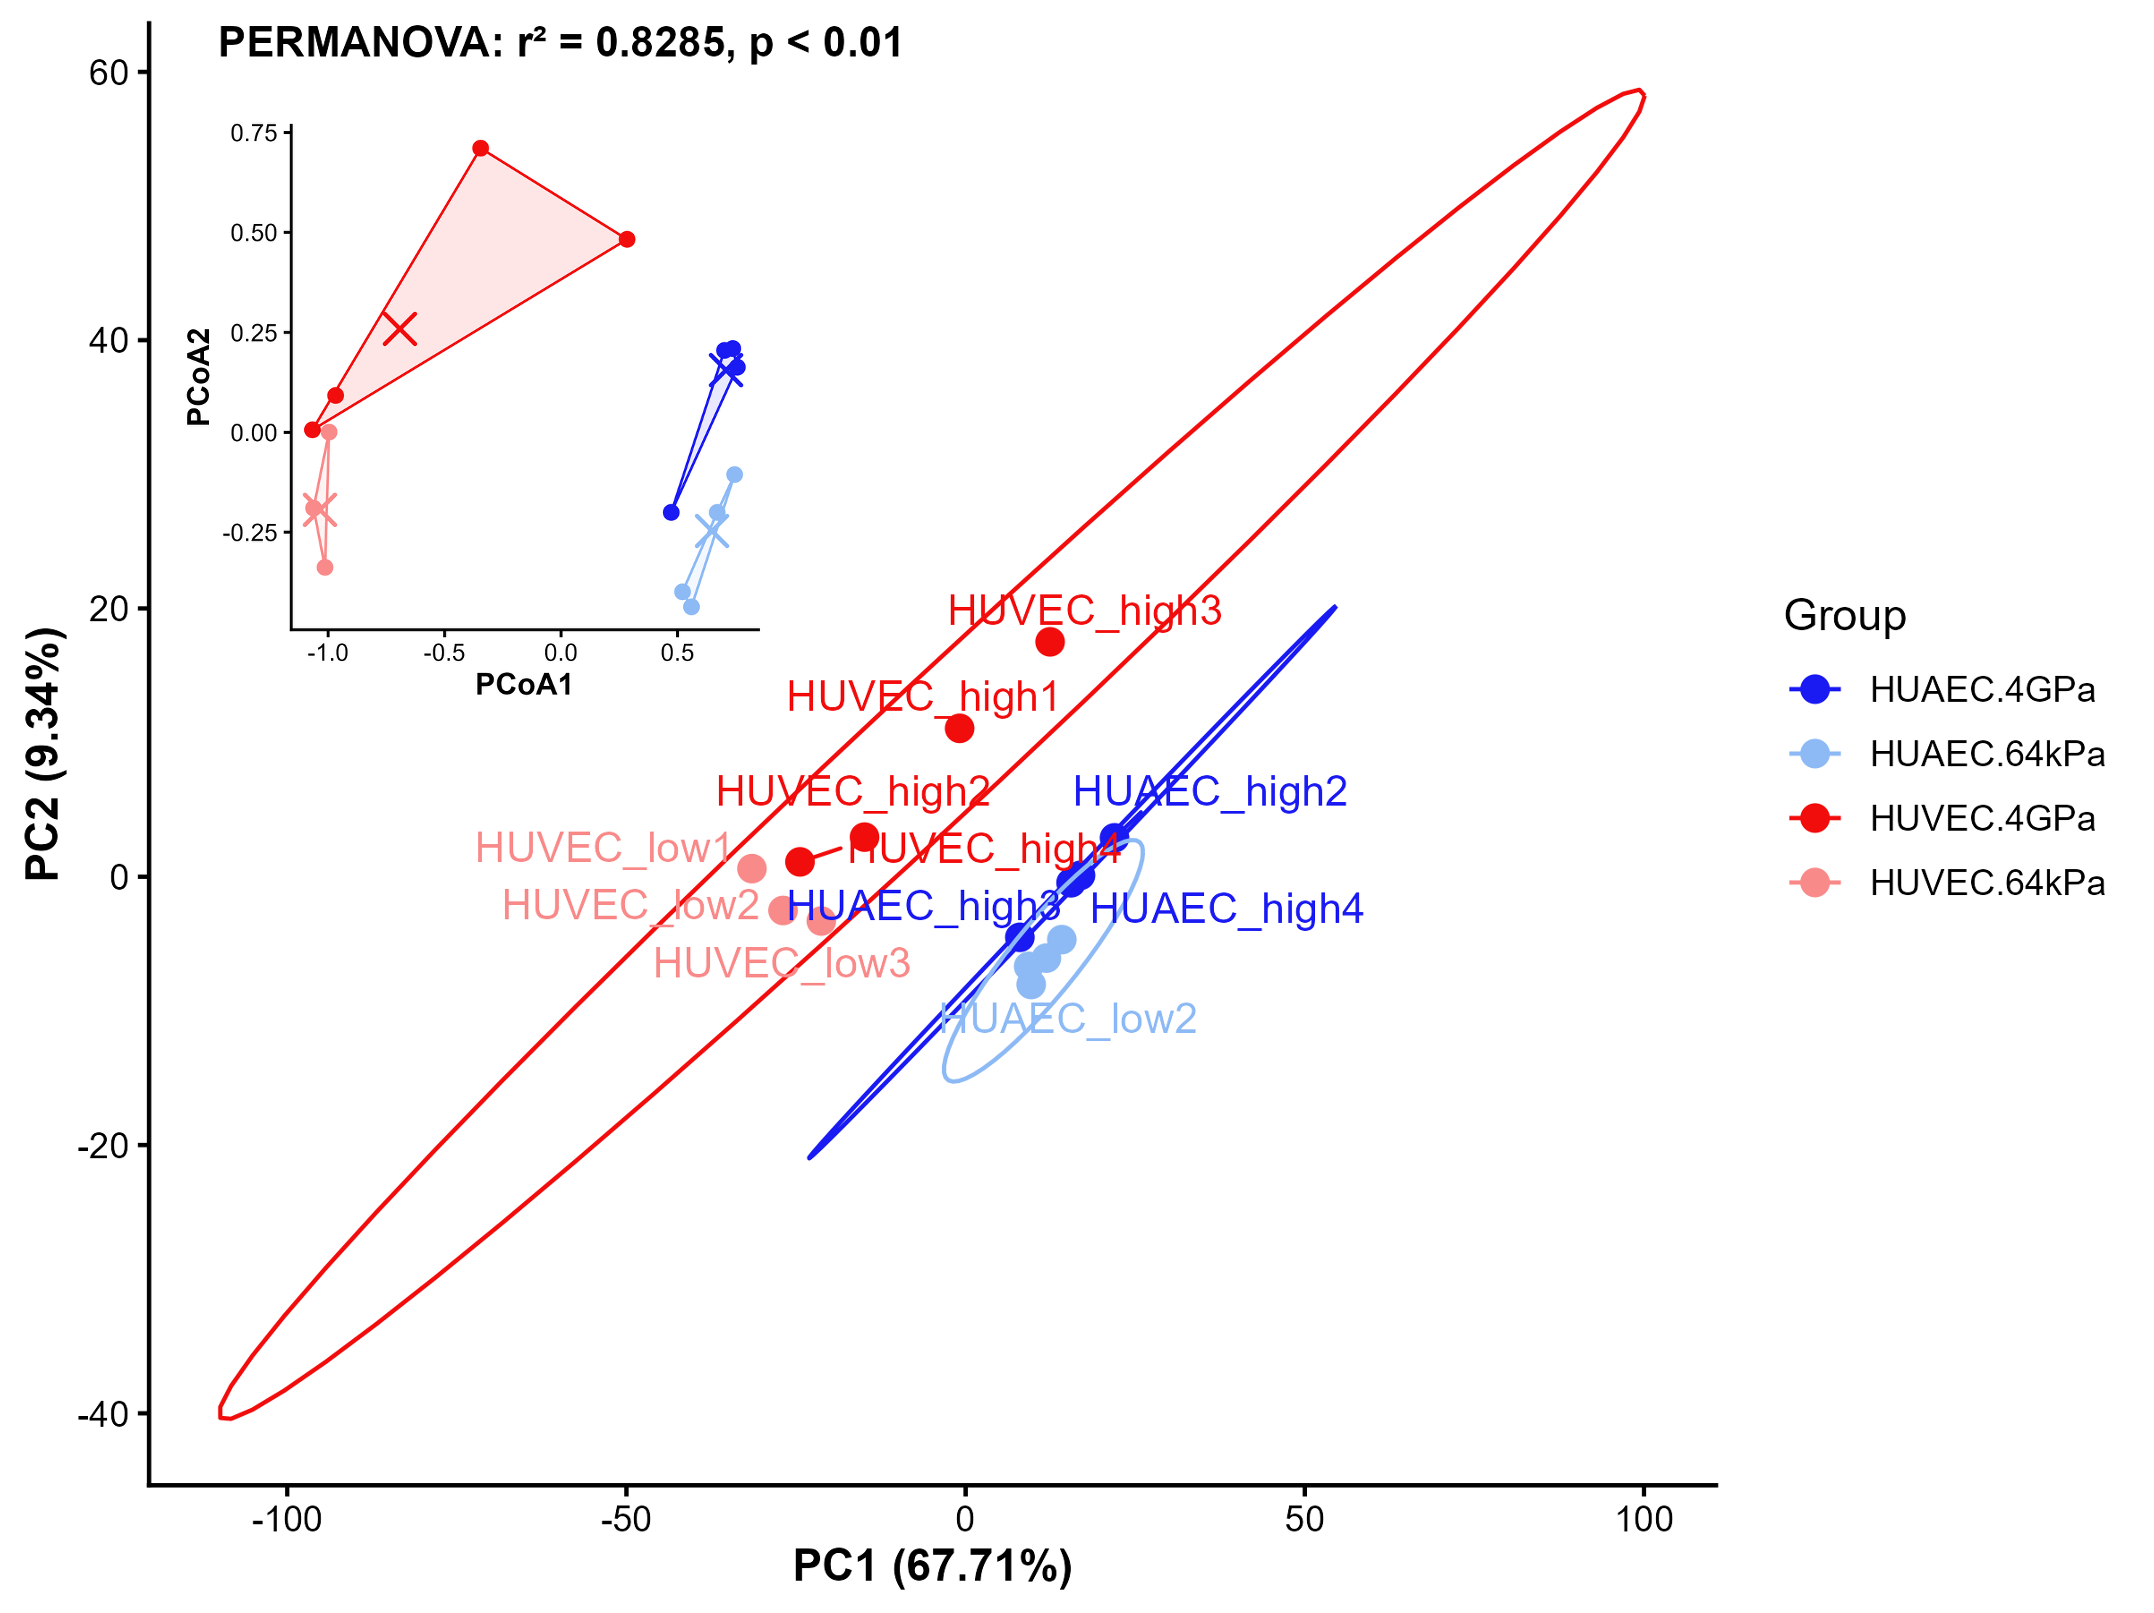

Source code (R):
# ==============================================================================
# Shiny App for Differential Expression and Transcriptomics Analysis
# Final version: betadisper convex hull, PCA annotation with Unicode, Report
# Modified to support methylation beta values (logit transformation)
# ==============================================================================

library(shiny)
library(shinydashboard)
library(shinythemes)
library(DT)
library(ggplot2)
library(plotly)
library(readxl)
library(edgeR)
library(DESeq2)
library(vegan)
library(ape)
library(Rtsne)
library(umap)
library(factoextra)
library(ggrepel)
library(pheatmap)
library(corrplot)
library(cluster)
library(fpc)
library(permute)
library(broom)
library(writexl)
library(rmarkdown)
library(knitr)
library(markdown)
library(viridis)
library(RColorBrewer)
library(ggpubr)
library(gridExtra)
library(shinyjs)
library(shinyWidgets)
library(htmltools)
library(igraph)
library(colourpicker)

# -----------------------------------------------------------------------------
# File upload size limit (1000 MB)
# -----------------------------------------------------------------------------
options(shiny.maxRequestSize = 1000 * 1024^2)

# ==============================================================================
# User Interface (UI)
# ==============================================================================

ui <- dashboardPage(
  skin = "blue",
  dashboardHeader(title = "Transcriptomics Explorer"),
  dashboardSidebar(
    sidebarMenu(
      menuItem("Import", tabName = "import", icon = icon("upload")),
      menuItem("Preprocessing", tabName = "preprocess", icon = icon("wrench")),
      menuItem("Dimensionality Reduction", tabName = "dimred", icon = icon("chart-line")),
      menuItem("PERMANOVA", tabName = "permanova", icon = icon("balance-scale")),
      menuItem("Assumptions", tabName = "assumptions", icon = icon("check-double")),
      menuItem("Integrated PCA", tabName = "pca_integrated", icon = icon("chart-pie")),
      menuItem("Report", tabName = "report", icon = icon("file-alt")),
      menuItem("Export", tabName = "export", icon = icon("file-export"))
    )
  ),
  dashboardBody(
    useShinyjs(),
    tags$head(
      tags$style(HTML("
        .content-wrapper, .right-side { background-color: #f9f9f9; }
        .box { border-top: 3px solid #3c8dbc; }
      "))
    ),
    tabItems(
      # ========================================================================
      # Module 1: Import
      # ========================================================================
      tabItem(
        tabName = "import",
        fluidRow(
          box(
            title = "Load expression matrix", width = 6, status = "primary",
            fileInput("exprFile", "Choose file (CSV, TSV, TXT, Excel)",
                      accept = c(".csv", ".tsv", ".txt", ".xlsx", ".xls")),
            radioButtons("exprSep", "Separator",
                         choices = c("Comma" = ",", "Tab" = "\t", "Semicolon" = ";"),
                         selected = ","),
            checkboxInput("exprHeader", "First row as column names?", value = TRUE),
            actionButton("loadExpr", "Load matrix", class = "btn-primary"),
            br(),
            DTOutput("exprPreview")
          ),
          box(
            title = "Load metadata (optional)", width = 6, status = "info",
            p("File must have a column with sample names and other columns as factors (groups)."),
            fileInput("metaFile", "Choose metadata file",
                      accept = c(".csv", ".tsv", ".txt", ".xlsx", ".xls")),
            radioButtons("metaSep", "Separator",
                         choices = c("Comma" = ",", "Tab" = "\t", "Semicolon" = ";"),
                         selected = ","),
            checkboxInput("metaHeader", "First row as column names?", value = FALSE),
            actionButton("loadMeta", "Load metadata", class = "btn-info"),
            br(),
            DTOutput("metaPreview")
          )
        ),
        fluidRow(
          box(
            title = "Data status", width = 12, status = "warning",
            verbatimTextOutput("dataStatus")
          )
        )
      ),
      
      # ========================================================================
      # Module 2: Preprocessing (with added logit and data type hints)
      # ========================================================================
      tabItem(
        tabName = "preprocess",
        fluidRow(
          box(
            title = "Filtering", width = 6, status = "primary",
            p(strong("Note:"), "These filters are designed for RNA‑seq counts. For methylation beta values, use with caution or skip."),
            numericInput("minExpr", "Minimum expression (counts)", value = 1, min = 0),
            numericInput("minPctSamples", "Minimum percent of samples expressed (%)",
                         value = 50, min = 0, max = 100, step = 5),
            numericInput("nTopVar", "Number of most variable genes (0 = all)",
                         value = 500, min = 0, step = 100),
            actionButton("applyFilter", "Apply filters", class = "btn-primary")
          ),
          box(
            title = "Transformations", width = 6, status = "info",
            selectInput("transformMethod", "Transformation method",
                        choices = c("None" = "none",
                                    "VST (DESeq2)" = "vst",
                                    "rlog" = "rlog",
                                    "log2(x+1)" = "log2",
                                    "log2(TPM+1)" = "log2tpm",
                                    "logCPM (edgeR)" = "logcpm",
                                    "logit (M-values for methylation)" = "logit",
                                    "Z-score" = "zscore",
                                    "Center and scale" = "scale")),
            checkboxInput("centerData", "Center", value = FALSE),
            checkboxInput("scaleData", "Scale", value = FALSE),
            actionButton("applyTransform", "Apply transformation", class = "btn-info")
          )
        ),
        fluidRow(
          box(
            title = "Preprocessed data summary", width = 12, status = "warning",
            verbatimTextOutput("preprocSummary")
          )
        )
      ),
      
      # ========================================================================
      # Module 3: Dimensionality Reduction (unchanged)
      # ========================================================================
      tabItem(
        tabName = "dimred",
        fluidRow(
          box(
            title = "Reduction method", width = 4, status = "primary",
            selectInput("dimMethod", "Method",
                        choices = c("PCA" = "pca",
                                    "PCoA" = "pcoa",
                                    "Classic MDS" = "mds",
                                    "NMDS" = "nmds",
                                    "t-SNE" = "tsne",
                                    "UMAP" = "umap")),
            selectInput("distMethod", "Distance metric",
                        choices = c("Euclidean" = "euclidean",
                                    "Manhattan" = "manhattan",
                                    "Bray-Curtis" = "bray",
                                    "Canberra" = "canberra",
                                    "Pearson" = "pearson",
                                    "Spearman" = "spearman",
                                    "Kendall" = "kendall",
                                    "Cosine" = "cosine",
                                    "Mahalanobis" = "mahalanobis"),
                        selected = "euclidean"),
            numericInput("dimPerplexity", "Perplexity (t-SNE)", value = 30, min = 5, max = 100),
            numericInput("dimNNeighbors", "Neighbors (UMAP)", value = 15, min = 5, max = 50),
            numericInput("dimSeed", "Random seed", value = 123, min = 1),
            actionButton("runDimRed", "Run reduction", class = "btn-primary")
          ),
          box(
            title = "Plot parameters", width = 8, status = "info",
            selectInput("dimColorBy", "Color by", choices = NULL),
            selectInput("dimShapeBy", "Shape by", choices = NULL),
            selectInput("dimPalette", "Color palette",
                        choices = c("Set1", "Set2", "Set3", "Dark2", "Paired", "Pastel1",
                                    "viridis", "magma", "inferno", "plasma", "cividis")),
            numericInput("dimPointSize", "Point size", value = 3, min = 0.5, max = 10, step = 0.5),
            checkboxInput("dimLabels", "Show labels with ggrepel", value = TRUE),
            checkboxInput("dimEllipse", "Add confidence ellipses", value = TRUE),
            numericInput("dimEllipseConf", "Ellipse confidence level (%)",
                         value = 95, min = 50, max = 99, step = 1),
            checkboxInput("dimHull", "Add convex hulls", value = FALSE),
            checkboxInput("dimCentroids", "Show centroids", value = FALSE),
            checkboxInput("dimSegments", "Segments to centroids", value = FALSE),
            checkboxInput("dimDensity", "Show densities", value = FALSE),
            selectInput("dimTheme", "Theme", choices = c("Light" = "light", "Dark" = "dark")),
            selectInput("dimFacetBy", "Facet by", choices = c("None" = ""), selected = ""),
            actionButton("updateDimPlot", "Update plot", class = "btn-success")
          )
        ),
        fluidRow(
          box(
            title = "Reduction plot", width = 12, status = "primary",
            plotlyOutput("dimPlot", height = "600px"),
            downloadButton("downloadDimPlot", "Download plot (SVG/PDF/PNG/TIFF)")
          )
        )
      ),
      
      # ========================================================================
      # Module 4: PERMANOVA (unchanged)
      # ========================================================================
      tabItem(
        tabName = "permanova",
        fluidRow(
          box(
            title = "PERMANOVA settings", width = 6, status = "primary",
            selectInput("permanovaFactor1", "Factor 1", choices = NULL),
            selectInput("permanovaFactor2", "Factor 2 (optional)", choices = NULL),
            selectInput("permanovaFactor3", "Factor 3 (optional)", choices = NULL),
            checkboxInput("permanovaInteractions", "Include interactions", value = FALSE),
            numericInput("permanovaPermutations", "Number of permutations",
                         value = 999, min = 99, step = 100),
            selectInput("permanovaStrata", "Stratification (strata)", choices = NULL),
            checkboxInput("permanovaPairwise", "Pairwise comparisons (manual)", value = FALSE),
            numericInput("permanovaFDR", "FDR for pairwise", value = 0.05, min = 0.01, max = 0.2, step = 0.01),
            actionButton("runPermanova", "Run PERMANOVA", class = "btn-primary")
          ),
          box(
            title = "PERMANOVA results", width = 6, status = "info",
            DTOutput("permanovaTable")
          )
        ),
        fluidRow(
          box(
            title = "Pairwise results (between groups)", width = 12, status = "warning",
            DTOutput("permanovaPairwiseTable")
          )
        )
      ),
      
      # ========================================================================
      # Module 5: Assumptions (betadisper) - convex hull + customizable
      # ========================================================================
      tabItem(
        tabName = "assumptions",
        fluidRow(
          box(
            title = "Homogeneity of dispersion (betadisper)", width = 6, status = "primary",
            selectInput("assumptionFactor", "Factor for betadisper", choices = NULL),
            actionButton("runBetadisper", "Run betadisper", class = "btn-primary"),
            verbatimTextOutput("betadisperResult")
          ),
          box(
            title = "Betadisper plot customization", width = 6, status = "info",
            checkboxInput("assumptionUseCustomColors", "Use custom colors (from PCA)", value = TRUE),
            numericInput("assumptionPointSize", "Point size", value = 3, min = 1, max = 10, step = 0.5),
            numericInput("assumptionFontSize", "Base font size", value = 12, min = 8, max = 24),
            checkboxInput("assumptionBold", "Bold titles and axes", value = FALSE),
            checkboxInput("assumptionShowConvexHull", "Show convex hull (polygon)", value = TRUE),
            checkboxInput("assumptionShowEllipses", "Show ellipses", value = FALSE),
            numericInput("assumptionEllipseConf", "Ellipse confidence level (%)", value = 95, min = 50, max = 99),
            numericInput("assumptionWidth", "Plot width (pixels)", value = 800, min = 400, max = 2000),
            numericInput("assumptionHeight", "Plot height (pixels)", value = 600, min = 400, max = 1200),
            helpText("The convex hull connects the outermost points of each group around the centroid.")
          )
        ),
        fluidRow(
          box(
            title = "Dispersion plot (PCoA ordination with centroids and hull)", width = 12, status = "primary",
            plotOutput("betadisperPlot", height = "auto"),
            downloadButton("downloadBetadisperPlot", "Download as PNG", class = "btn-success")
          )
        ),
        fluidRow(
          box(
            title = "ANOVA of dispersion and permutest", width = 12, status = "warning",
            verbatimTextOutput("dispersionAnova")
          )
        )
      ),
      
      # ========================================================================
      # Module 6: Integrated PCA (with Unicode annotation, no parse=TRUE)
      # ========================================================================
      tabItem(
        tabName = "pca_integrated",
        fluidRow(
          box(
            title = "PCA settings", width = 4, status = "primary",
            selectInput("pcaColorBy", "Color by (metadata variable)", choices = NULL),
            checkboxInput("pcaEllipse", "Show confidence ellipses", value = TRUE),
            numericInput("pcaEllipseConf", "Confidence level (%)", value = 95, min = 50, max = 99),
            checkboxInput("pcaLabels", "Show sample labels", value = TRUE),
            numericInput("pcaPointSize", "Point size", value = 3, min = 1, max = 10, step = 0.5),
            numericInput("pcaFontSize", "Base font size", value = 12, min = 8, max = 24),
            checkboxInput("pcaBold", "Bold axes labels", value = FALSE),
            numericInput("pcaWidth", "Plot width (pixels)", value = 800, min = 400, max = 2000),
            numericInput("pcaHeight", "Plot height (pixels)", value = 600, min = 400, max = 2000),
            actionButton("generatePca", "Generate PCA", class = "btn-primary")
          ),
          box(
            title = "Custom colors per group", width = 8, status = "info",
            uiOutput("pcaColorInputs"),
            br(),
            actionButton("resetColors", "Reset default colors", class = "btn-warning")
          )
        ),
        fluidRow(
          box(
            title = "PCA plot with PERMANOVA annotation", width = 12, status = "primary",
            plotOutput("pcaIntegratedPlot", height = "auto"),
            downloadButton("downloadPcaPNG", "Download as PNG", class = "btn-success")
          )
        )
      ),
      
      # ========================================================================
      # Module 7: Report
      # ========================================================================
      tabItem(
        tabName = "report",
        fluidRow(
          box(
            title = "Analysis Report", width = 12, status = "primary",
            verbatimTextOutput("reportOutput"),
            br(),
            downloadButton("downloadReportText", "Download report as text", class = "btn-success")
          )
        )
      ),
      
      # ========================================================================
      # Module 8: Export (unchanged)
      # ========================================================================
      tabItem(
        tabName = "export",
        fluidRow(
          box(
            title = "Export results", width = 12, status = "primary",
            h4("Export tables"),
            downloadButton("downloadTableCSV", "Download CSV"),
            downloadButton("downloadTableExcel", "Download Excel"),
            br(), br(),
            h4("Export plots"),
            selectInput("exportPlotFormat", "Format",
                        choices = c("SVG" = "svg", "PDF" = "pdf", "PNG" = "png", "TIFF" = "tiff")),
            numericInput("exportDPI", "DPI (for PNG/TIFF)", value = 300, min = 72, max = 1200, step = 50),
            downloadButton("downloadPlotExport", "Download current plot"),
            br(), br(),
            h4("Export reproducible R script"),
            downloadButton("downloadScript", "Download R script"),
            br(), br(),
            h4("Export report"),
            downloadButton("downloadReport", "Generate HTML/PDF report")
          )
        )
      )
    )
  )
)


# ==============================================================================
# Server logic
# ==============================================================================

server <- function(input, output, session) {
  
  # ----------------------------------------------------------------------------
  # Reactive values
  # ----------------------------------------------------------------------------
  
  values <- reactiveValues(
    exprMatrix = NULL,
    metaData = NULL,
    filteredExpr = NULL,
    transformedExpr = NULL,
    currentDimRed = NULL,
    currentPlot = NULL,
    permanovaRes = NULL,
    permanovaPairwise = NULL,
    betadisperRes = NULL,
    pcaPlot = NULL,
    betadisperPlot = NULL
  )
  
  # ----------------------------------------------------------------------------
  # Import data (unchanged)
  # ----------------------------------------------------------------------------
  
  observeEvent(input$loadExpr, {
    req(input$exprFile)
    ext <- tools::file_ext(input$exprFile$name)
    sep <- input$exprSep
    header <- input$exprHeader
    
    tryCatch({
      if (ext %in% c("csv", "tsv", "txt")) {
        if (ext == "csv") sep <- ","
        if (ext == "tsv") sep <- "\t"
        if (ext == "txt") sep <- input$exprSep
        df <- read.table(input$exprFile$datapath, header = header, sep = sep, row.names = 1,
                         stringsAsFactors = FALSE, check.names = FALSE)
      } else if (ext %in% c("xlsx", "xls")) {
        df <- as.data.frame(read_excel(input$exprFile$datapath, col_names = header))
        if (header) {
          rownames(df) <- df[,1]
          df <- df[,-1]
        } else {
          rownames(df) <- df[,1]
          df <- df[,-1]
        }
      } else {
        showNotification("Unsupported format", type = "error")
        return()
      }
      
      if (!all(sapply(df, is.numeric))) {
        showNotification("Matrix contains non‑numeric columns. Check that first column are gene IDs.", type = "warning")
      }
      
      values$exprMatrix <- as.matrix(df)
      output$exprPreview <- renderDT({ datatable(values$exprMatrix, options = list(scrollX = TRUE, pageLength = 5)) })
      showNotification("Expression matrix loaded successfully", type = "message")
    }, error = function(e) {
      showNotification(paste("Error loading matrix:", e$message), type = "error")
    })
  })
  
  observeEvent(input$loadMeta, {
    req(input$metaFile)
    ext <- tools::file_ext(input$metaFile$name)
    sep <- input$metaSep
    header <- input$metaHeader
    
    tryCatch({
      if (ext %in% c("csv", "tsv", "txt")) {
        if (ext == "csv") sep <- ","
        if (ext == "tsv") sep <- "\t"
        if (ext == "txt") sep <- input$metaSep
        df <- read.table(input$metaFile$datapath, header = header, sep = sep, row.names = 1,
                         stringsAsFactors = TRUE, check.names = FALSE)
      } else if (ext %in% c("xlsx", "xls")) {
        df <- as.data.frame(read_excel(input$metaFile$datapath, col_names = header))
        if (header) {
          rownames(df) <- df[,1]
          df <- df[,-1]
        } else {
          rownames(df) <- df[,1]
          df <- df[,-1]
        }
      } else {
        showNotification("Unsupported format", type = "error")
        return()
      }
      
      colnames(df) <- make.names(colnames(df))
      df[] <- lapply(df, function(x) {
        if (is.character(x)) as.factor(x) else x
      })
      
      values$metaData <- df
      output$metaPreview <- renderDT({ datatable(values$metaData, options = list(scrollX = TRUE, pageLength = 5)) })
      showNotification("Metadata loaded successfully", type = "message")
      
      updateSelectInput(session, "dimColorBy", choices = colnames(df))
      updateSelectInput(session, "dimShapeBy", choices = colnames(df))
      updateSelectInput(session, "permanovaFactor1", choices = colnames(df))
      updateSelectInput(session, "permanovaFactor2", choices = c("None" = "", colnames(df)))
      updateSelectInput(session, "permanovaFactor3", choices = c("None" = "", colnames(df)))
      updateSelectInput(session, "permanovaStrata", choices = c("None" = "", colnames(df)))
      updateSelectInput(session, "assumptionFactor", choices = colnames(df))
      updateSelectInput(session, "dimFacetBy", choices = c("None" = "", colnames(df)), selected = "")
      updateSelectInput(session, "pcaColorBy", choices = colnames(df))
      
    }, error = function(e) {
      showNotification(paste("Error loading metadata:", e$message), type = "error")
    })
  })
  
  output$dataStatus <- renderPrint({
    if (is.null(values$exprMatrix)) {
      cat("No expression matrix loaded.\n")
    } else {
      cat("Expression matrix:", dim(values$exprMatrix)[1], "genes/transcripts,",
          dim(values$exprMatrix)[2], "samples.\n")
      if (!is.null(values$metaData)) {
        cat("Metadata:", dim(values$metaData)[1], "samples,", dim(values$metaData)[2], "variables.\n")
        common <- intersect(rownames(values$metaData), colnames(values$exprMatrix))
        if (length(common) == 0) {
          cat("WARNING: No matching samples between matrix and metadata.\n")
        } else if (length(common) < ncol(values$exprMatrix)) {
          cat("WARNING: Some matrix samples have no metadata.\n")
        } else {
          cat("Sample correspondence: OK.\n")
        }
      } else {
        cat("No metadata loaded.\n")
      }
    }
  })
  
  # ----------------------------------------------------------------------------
  # Preprocessing (modified: added logit transformation)
  # ----------------------------------------------------------------------------
  
  observeEvent(input$applyFilter, {
    req(values$exprMatrix)
    mat <- values$exprMatrix
    
    if (input$minExpr > 0) {
      keep <- apply(mat, 1, function(x) any(x >= input$minExpr))
      mat <- mat[keep, ]
    }
    
    if (input$minPctSamples > 0) {
      pct <- input$minPctSamples / 100
      n <- ncol(mat)
      keep <- apply(mat, 1, function(x) sum(x > 0) / n >= pct)
      mat <- mat[keep, ]
    }
    
    if (input$nTopVar > 0 && input$nTopVar < nrow(mat)) {
      vars <- apply(mat, 1, var)
      top <- order(vars, decreasing = TRUE)[1:input$nTopVar]
      mat <- mat[top, ]
    }
    
    values$filteredExpr <- mat
    output$preprocSummary <- renderPrint({
      cat("After filtering:\n")
      cat("  - Genes/transcripts:", nrow(mat), "\n")
      cat("  - Samples:", ncol(mat), "\n")
      cat("  - Expression range: [", min(mat), ",", max(mat), "]\n")
    })
    showNotification("Filters applied successfully", type = "message")
  })
  
  observeEvent(input$applyTransform, {
    req(values$filteredExpr)
    mat <- values$filteredExpr
    
    transform <- input$transformMethod
    center <- input$centerData
    scale <- input$scaleData
    
    tryCatch({
      if (transform == "none") {
        trans <- mat
      } else if (transform == "vst") {
        if (!all(mat == round(mat))) {
          showNotification("VST requires integer counts. Rounding values.", type = "warning")
          mat <- round(mat)
        }
        dds <- DESeqDataSetFromMatrix(countData = mat, colData = data.frame(row.names = colnames(mat)), design = ~ 1)
        dds <- estimateSizeFactors(dds)
        trans <- assay(varianceStabilizingTransformation(dds, blind = TRUE))
      } else if (transform == "rlog") {
        if (!all(mat == round(mat))) {
          showNotification("rlog requires integer counts. Rounding values.", type = "warning")
          mat <- round(mat)
        }
        dds <- DESeqDataSetFromMatrix(countData = mat, colData = data.frame(row.names = colnames(mat)), design = ~ 1)
        dds <- estimateSizeFactors(dds)
        trans <- assay(rlog(dds, blind = TRUE))
      } else if (transform == "log2") {
        trans <- log2(mat + 1)
      } else if (transform == "log2tpm") {
        cpm <- cpm(mat, log = FALSE)
        trans <- log2(cpm + 1)
      } else if (transform == "logcpm") {
        trans <- cpm(mat, log = TRUE, prior.count = 1)
      } else if (transform == "logit") {
        # M-values for methylation beta values
        eps <- 1e-6
        # Clamp values to avoid log(0) or log(Inf)
        if (any(mat < 0, na.rm = TRUE) || any(mat > 1, na.rm = TRUE)) {
          showNotification("Data contains values outside [0,1]; logit transformation may be invalid for methylation beta values.", type = "warning")
        }
        mat_clamped <- pmax(pmin(mat, 1 - eps), eps)
        trans <- log2(mat_clamped / (1 - mat_clamped))
      } else if (transform == "zscore") {
        trans <- t(scale(t(mat)))
      } else if (transform == "scale") {
        trans <- mat
        if (center) trans <- trans - rowMeans(trans)
        if (scale) trans <- trans / apply(trans, 1, sd)
      } else {
        trans <- mat
      }
      
      if (center && transform != "scale") {
        trans <- trans - rowMeans(trans)
      }
      if (scale && transform != "scale") {
        trans <- trans / apply(trans, 1, sd)
      }
      
      values$transformedExpr <- trans
      output$preprocSummary <- renderPrint({
        cat("Transformed data:\n")
        cat("  - Method:", transform, "\n")
        cat("  - Dimensions:", dim(trans), "\n")
        cat("  - Range: [", min(trans), ",", max(trans), "]\n")
        if (transform == "logit") {
          cat("  - Note: logit transformation is suitable for methylation beta values.\n")
        }
      })
      showNotification("Transformation applied successfully", type = "message")
    }, error = function(e) {
      showNotification(paste("Error in transformation:", e$message), type = "error")
    })
  })
  
  # ----------------------------------------------------------------------------
  # Dimensionality Reduction (unchanged)
  # ----------------------------------------------------------------------------
  
  observeEvent(input$runDimRed, {
    req(values$transformedExpr)
    mat <- values$transformedExpr
    if (is.null(values$metaData)) {
      meta <- data.frame(row.names = colnames(mat), Sample = colnames(mat))
      values$metaData <- meta
    }
    meta <- values$metaData
    
    dist_method <- switch(input$distMethod,
                          "euclidean" = "euclidean",
                          "manhattan" = "manhattan",
                          "bray" = "bray",
                          "canberra" = "canberra",
                          "pearson" = "pearson",
                          "spearman" = "spearman",
                          "kendall" = "kendall",
                          "cosine" = "cosine",
                          "mahalanobis" = "mahalanobis")
    
    dist_obj <- NULL
    if (input$dimMethod %in% c("pcoa", "mds", "nmds")) {
      if (dist_method %in% c("pearson", "spearman", "kendall", "cosine")) {
        if (dist_method == "pearson") dist_obj <- as.dist(1 - cor(mat, method = "pearson"))
        else if (dist_method == "spearman") dist_obj <- as.dist(1 - cor(mat, method = "spearman"))
        else if (dist_method == "kendall") dist_obj <- as.dist(1 - cor(mat, method = "kendall"))
        else if (dist_method == "cosine") {
          cos_sim <- function(x) {
            x <- t(x)
            sim <- x %*% t(x) / (sqrt(rowSums(x^2)) %*% t(sqrt(rowSums(x^2))))
            sim
          }
          dist_obj <- as.dist(1 - cos_sim(mat))
        }
      } else {
        dist_obj <- dist(t(mat), method = dist_method)
      }
    }
    
    res <- NULL
    set.seed(input$dimSeed)
    tryCatch({
      if (input$dimMethod == "pca") {
        res <- prcomp(t(mat), center = TRUE, scale. = TRUE)
      } else if (input$dimMethod == "pcoa") {
        res <- pcoa(dist_obj)
      } else if (input$dimMethod == "mds") {
        res <- cmdscale(dist_obj, k = 2, eig = TRUE)
      } else if (input$dimMethod == "nmds") {
        res <- metaMDS(dist_obj, k = 2, trymax = 50)
      } else if (input$dimMethod == "tsne") {
        res <- Rtsne(t(mat), perplexity = input$dimPerplexity, check_duplicates = FALSE)
      } else if (input$dimMethod == "umap") {
        res <- umap(t(mat), n_neighbors = input$dimNNeighbors)
      }
      values$currentDimRed <- list(method = input$dimMethod, result = res, dist = dist_obj)
      showNotification("Reduction completed", type = "message")
    }, error = function(e) {
      showNotification(paste("Error in reduction:", e$message), type = "error")
    })
  })
  
  observeEvent(input$updateDimPlot, {
    req(values$currentDimRed)
    res_list <- values$currentDimRed
    method <- res_list$method
    res <- res_list$result
    meta <- values$metaData
    
    coords <- NULL
    if (method == "pca") {
      coords <- as.data.frame(res$x[,1:2])
      colnames(coords) <- c("Dim1", "Dim2")
      var_exp <- round(summary(res)$importance[2,1:2]*100, 2)
      xlab <- paste0("PC1 (", var_exp[1], "%)")
      ylab <- paste0("PC2 (", var_exp[2], "%)")
    } else if (method == "pcoa") {
      coords <- as.data.frame(res$vectors[,1:2])
      colnames(coords) <- c("Dim1", "Dim2")
      xlab <- "PCoA1"; ylab <- "PCoA2"
    } else if (method == "mds") {
      coords <- as.data.frame(res$points[,1:2])
      colnames(coords) <- c("Dim1", "Dim2")
      xlab <- "MDS1"; ylab <- "MDS2"
    } else if (method == "nmds") {
      coords <- as.data.frame(res$points[,1:2])
      colnames(coords) <- c("Dim1", "Dim2")
      xlab <- "NMDS1"; ylab <- "NMDS2"
    } else if (method == "tsne") {
      coords <- as.data.frame(res$Y[,1:2])
      colnames(coords) <- c("Dim1", "Dim2")
      xlab <- "t-SNE1"; ylab <- "t-SNE2"
    } else if (method == "umap") {
      coords <- as.data.frame(res$layout[,1:2])
      colnames(coords) <- c("Dim1", "Dim2")
      xlab <- "UMAP1"; ylab <- "UMAP2"
    }
    
    if (is.null(coords) || ncol(coords) < 2) {
      showNotification("Could not get coordinates for the plot.", type = "error")
      return()
    }
    
    if (!is.null(meta)) {
      coords <- cbind(coords, meta[rownames(coords), , drop = FALSE])
    } else {
      coords$Sample <- rownames(coords)
    }
    
    color_var <- input$dimColorBy
    shape_var <- input$dimShapeBy
    if (!is.null(color_var) && color_var %in% colnames(coords)) {
      coords$Color <- coords[[color_var]]
    } else {
      coords$Color <- "Group"
    }
    if (!is.null(shape_var) && shape_var %in% colnames(coords)) {
      coords$Shape <- coords[[shape_var]]
    } else {
      coords$Shape <- "Group"
    }
    
    p <- ggplot(coords, aes(x = Dim1, y = Dim2, color = Color, shape = Shape)) +
      labs(x = xlab, y = ylab, title = paste("Reduction:", method))
    
    if (input$dimTheme == "dark") {
      p <- p + theme_dark()
    } else {
      p <- p + theme_classic()
    }
    
    pal <- input$dimPalette
    if (pal %in% rownames(brewer.pal.info)) {
      p <- p + scale_color_brewer(palette = pal)
    } else if (pal %in% c("viridis", "magma", "inferno", "plasma", "cividis")) {
      p <- p + scale_color_viridis_d(option = pal)
    }
    
    p <- p + geom_point(size = input$dimPointSize)
    
    if (input$dimLabels) {
      p <- p + geom_text_repel(aes(label = rownames(coords)), size = 3)
    }
    
    if (input$dimEllipse && length(unique(coords$Color)) > 1) {
      conf <- input$dimEllipseConf / 100
      p <- p + stat_ellipse(level = conf, aes(group = Color))
    }
    
    if (input$dimHull && length(unique(coords$Color)) > 1) {
      hulls <- coords %>% group_by(Color) %>% slice(chull(Dim1, Dim2))
      p <- p + geom_polygon(data = hulls, aes(fill = Color), alpha = 0.1, show.legend = FALSE)
    }
    
    if (input$dimCentroids) {
      centroids <- coords %>% group_by(Color) %>% summarise(Dim1 = mean(Dim1), Dim2 = mean(Dim2))
      p <- p + geom_point(data = centroids, aes(x = Dim1, y = Dim2), size = 5, shape = 4, color = "black")
      if (input$dimSegments) {
        p <- p + geom_segment(data = centroids, aes(x = Dim1, y = Dim2, xend = Dim1, yend = Dim2),
                              color = "gray", linetype = "dashed", alpha = 0.5)
      }
    }
    
    if (input$dimDensity) {
      p <- p + geom_density2d(alpha = 0.3)
    }
    
    if (!is.null(input$dimFacetBy) && input$dimFacetBy != "" && input$dimFacetBy %in% colnames(coords)) {
      p <- p + facet_wrap(~ coords[[input$dimFacetBy]])
    }
    
    values$currentPlot <- p
    output$dimPlot <- renderPlotly({
      ggplotly(p, tooltip = "text")
    })
  })
  
  # ----------------------------------------------------------------------------
  # PERMANOVA (unchanged)
  # ----------------------------------------------------------------------------
  
  observeEvent(input$runPermanova, {
    req(values$transformedExpr, values$metaData)
    mat <- values$transformedExpr
    meta <- values$metaData
    
    # ---- 1. Validate sample alignment ----
    common_samples <- intersect(colnames(mat), rownames(meta))
    if (length(common_samples) < 2) {
      showNotification("Need at least 2 common samples between matrix and metadata.", type = "error")
      return()
    }
    if (length(common_samples) < ncol(mat)) {
      showNotification(paste("Using only", length(common_samples), "common samples (out of", ncol(mat), ")."), type = "warning")
    }
    mat <- mat[, common_samples, drop = FALSE]
    meta <- meta[common_samples, , drop = FALSE]
    
    # ---- 2. Validate factor 1 ----
    f1 <- input$permanovaFactor1
    if (is.null(f1) || f1 == "") {
      showNotification("Select at least one factor in 'Factor 1'.", type = "warning")
      return()
    }
    
    if (!f1 %in% colnames(meta)) {
      showNotification(
        paste0("Factor '", f1, "' does not exist in metadata.\nAvailable columns: ", 
               paste(colnames(meta), collapse = ", ")), 
        type = "error"
      )
      return()
    }
    
    factores <- c(f1)
    f2 <- input$permanovaFactor2
    f3 <- input$permanovaFactor3
    
    if (!is.null(f2) && f2 != "" && f2 != "None") {
      if (!f2 %in% colnames(meta)) {
        showNotification(paste("Factor '", f2, "' does not exist in metadata."), type = "error")
        return()
      }
      factores <- c(factores, f2)
    }
    if (!is.null(f3) && f3 != "" && f3 != "None") {
      if (!f3 %in% colnames(meta)) {
        showNotification(paste("Factor '", f3, "' does not exist in metadata."), type = "error")
        return()
      }
      factores <- c(factores, f3)
    }
    
    # ---- 3. Remove rows with NAs ----
    keep <- rep(TRUE, nrow(meta))
    for (f in factores) {
      if (any(is.na(meta[[f]]))) {
        showNotification(paste("Factor", f, "contains NAs. Removing those samples."), type = "warning")
        keep <- keep & !is.na(meta[[f]])
      }
    }
    if (sum(keep) < 2) {
      showNotification("After removing NAs, fewer than 2 samples remain. Cannot run PERMANOVA.", type = "error")
      return()
    }
    if (sum(keep) < nrow(meta)) {
      mat <- mat[, keep, drop = FALSE]
      meta <- meta[keep, , drop = FALSE]
      showNotification(paste("Using", nrow(meta), "samples after removing NAs."), type = "message")
    }
    
    # ---- 4. Compute distance ----
    dist_method <- input$distMethod
    d <- NULL
    tryCatch({
      if (dist_method %in% c("pearson", "spearman", "kendall", "cosine")) {
        if (dist_method == "pearson") {
          d <- as.dist(1 - cor(mat, method = "pearson"))
        } else if (dist_method == "spearman") {
          d <- as.dist(1 - cor(mat, method = "spearman"))
        } else if (dist_method == "kendall") {
          d <- as.dist(1 - cor(mat, method = "kendall"))
        } else if (dist_method == "cosine") {
          cos_sim <- function(x) {
            x <- t(x)
            sim <- x %*% t(x) / (sqrt(rowSums(x^2)) %*% t(sqrt(rowSums(x^2))))
            sim
          }
          d <- as.dist(1 - cos_sim(mat))
        }
      } else {
        d <- dist(t(mat), method = dist_method)
      }
    }, error = function(e) {
      showNotification(paste("Error computing distance:", e$message), type = "error")
      return()
    })
    
    if (is.null(d) || !inherits(d, "dist")) {
      showNotification("Could not obtain a valid distance matrix.", type = "error")
      return()
    }
    if (attr(d, "Size") != nrow(meta)) {
      showNotification(
        paste("Number of samples in distance (", attr(d, "Size"), 
              ") does not match metadata (", nrow(meta), ").", sep = ""), 
        type = "error"
      )
      return()
    }
    
    # ---- 5. Formula for PERMANOVA ----
    formula_str <- paste("d ~", f1)
    if (f2 != "" && f2 != "None") {
      if (input$permanovaInteractions) {
        formula_str <- paste(formula_str, "*", f2)
      } else {
        formula_str <- paste(formula_str, "+", f2)
      }
    }
    if (f3 != "" && f3 != "None") {
      if (input$permanovaInteractions) {
        formula_str <- paste(formula_str, "*", f3)
      } else {
        formula_str <- paste(formula_str, "+", f3)
      }
    }
    form_final <- as.formula(formula_str)
    environment(form_final) <- globalenv()
    
    # ---- 6. Stratification ----
    strata <- NULL
    if (input$permanovaStrata != "" && input$permanovaStrata != "None") {
      if (!input$permanovaStrata %in% colnames(meta)) {
        showNotification("Selected strata does not exist in metadata. Ignored.", type = "warning")
      } else {
        strata <- meta[[input$permanovaStrata]]
      }
    }
    
    # ---- 7. Run PERMANOVA ----
    set.seed(input$dimSeed)
    tryCatch({
      permanova <- adonis2(
        formula = form_final,
        data = meta,
        permutations = input$permanovaPermutations,
        strata = strata
      )
      values$permanovaRes <- permanova
      output$permanovaTable <- renderDT({
        datatable(as.data.frame(permanova), options = list(pageLength = 10), rownames = TRUE)
      })
      showNotification("PERMANOVA completed successfully.", type = "message")
      
      # ---- 8. Manual pairwise comparisons (between groups) ----
      if (input$permanovaPairwise) {
        tryCatch({
          levels_factor <- levels(as.factor(meta[[f1]]))
          if (length(levels_factor) < 2) {
            showNotification("Factor must have at least 2 levels for pairwise comparisons.", type = "warning")
          } else {
            pairwise_results <- list()
            
            for (i in 1:(length(levels_factor)-1)) {
              for (j in (i+1):length(levels_factor)) {
                grp1 <- levels_factor[i]
                grp2 <- levels_factor[j]
                
                idx <- meta[[f1]] %in% c(grp1, grp2)
                if (sum(idx) < 2) next
                
                meta_sub <- meta[idx, , drop = FALSE]
                d_mat <- as.matrix(d)
                d_sub <- as.dist(d_mat[idx, idx])
                
                pair_formula <- as.formula(paste("d_sub ~", f1))
                pair_test <- adonis2(pair_formula, data = meta_sub, permutations = input$permanovaPermutations)
                
                f_val <- pair_test[1, "F"]
                if (is.na(f_val) && "F.Model" %in% colnames(pair_test)) {
                  f_val <- pair_test[1, "F.Model"]
                }
                r2_val <- pair_test[1, "R2"]
                p_val <- pair_test[1, "Pr(>F)"]
                
                comp_name <- paste(grp1, "vs", grp2, sep = " ")
                pairwise_results[[comp_name]] <- data.frame(
                  Comparison = comp_name,
                  F = f_val,
                  R2 = r2_val,
                  p.value = p_val,
                  stringsAsFactors = FALSE
                )
              }
            }
            
            if (length(pairwise_results) > 0) {
              df_pair <- do.call(rbind, pairwise_results)
              df_pair$p.adjusted <- p.adjust(df_pair$p.value, method = "fdr")
              df_pair$Significant <- ifelse(df_pair$p.adjusted < input$permanovaFDR, "Yes", "No")
              
              values$permanovaPairwise <- df_pair
              output$permanovaPairwiseTable <- renderDT({
                datatable(df_pair, options = list(pageLength = 10))
              })
              showNotification(paste("Manual pairwise comparisons completed:", nrow(df_pair), "comparisons."), type = "message")
            } else {
              showNotification("Could not perform pairwise comparisons.", type = "warning")
            }
          }
        }, error = function(e) {
          showNotification(paste("Error in manual pairwise comparisons:", e$message), type = "error")
        })
      }
      
    }, error = function(e) {
      if (grepl("object .* not found", e$message, ignore.case = TRUE)) {
        showNotification(
          paste("Error: variable not found in formula.\n",
                "Check that the selected factor exists and the distance 'd' is correct.\n",
                "Columns in metadata: ", paste(colnames(meta), collapse = ", "), "\n",
                "Formula: ", formula_str),
          type = "error", duration = 10
        )
      } else {
        showNotification(paste("Error in PERMANOVA:", e$message), type = "error")
      }
    })
  })
  
  # ----------------------------------------------------------------------------
  # Assumptions (betadisper) - unchanged
  # ----------------------------------------------------------------------------
  
  observeEvent(input$runBetadisper, {
    req(values$transformedExpr, values$metaData)
    factor <- input$assumptionFactor
    if (is.null(factor) || factor == "") {
      showNotification("Select a factor.", type = "warning")
      return()
    }
    if (!factor %in% colnames(values$metaData)) {
      showNotification(paste("Factor '", factor, "' does not exist in metadata."), type = "error")
      return()
    }
    mat <- values$transformedExpr
    meta <- values$metaData
    
    common <- intersect(colnames(mat), rownames(meta))
    if (length(common) < 2) {
      showNotification("Need at least 2 common samples.", type = "error")
      return()
    }
    mat <- mat[, common, drop = FALSE]
    meta <- meta[common, , drop = FALSE]
    
    group <- meta[[factor]]
    na_idx <- is.na(group)
    if (any(na_idx)) {
      showNotification(paste("Removing", sum(na_idx), "samples with NA in", factor), type = "warning")
      meta <- meta[!na_idx, , drop = FALSE]
      mat <- mat[, rownames(meta), drop = FALSE]
      group <- meta[[factor]]
    }
    
    dist_method <- input$distMethod
    if (dist_method %in% c("pearson", "spearman", "kendall", "cosine")) {
      if (dist_method == "pearson") d <- as.dist(1 - cor(mat, method = "pearson"))
      else if (dist_method == "spearman") d <- as.dist(1 - cor(mat, method = "spearman"))
      else if (dist_method == "kendall") d <- as.dist(1 - cor(mat, method = "kendall"))
      else if (dist_method == "cosine") {
        cos_sim <- function(x) {
          x <- t(x)
          sim <- x %*% t(x) / (sqrt(rowSums(x^2)) %*% t(sqrt(rowSums(x^2))))
          sim
        }
        d <- as.dist(1 - cos_sim(mat))
      }
    } else {
      d <- dist(t(mat), method = dist_method)
    }
    
    tryCatch({
      betad <- betadisper(d, group)
      values$betadisperRes <- betad
      
      output$betadisperResult <- renderPrint({
        print(betad)
        cat("\nANOVA of dispersion:\n")
        print(anova(betad))
        cat("\nPermutest:\n")
        print(permutest(betad))
      })
      output$dispersionAnova <- renderPrint({
        cat("Homogeneity of dispersion test (permutations):\n")
        print(permutest(betad))
      })
      
      # PCoA coordinates
      pcoa_coords <- betad$vectors[, 1:2]
      colnames(pcoa_coords) <- c("PCoA1", "PCoA2")
      centroids <- betad$centroids[, 1:2]
      colnames(centroids) <- c("PCoA1", "PCoA2")
      
      df_pts <- data.frame(
        Sample = rownames(pcoa_coords),
        Group = group,
        PCoA1 = pcoa_coords[,1],
        PCoA2 = pcoa_coords[,2],
        stringsAsFactors = FALSE
      )
      df_cent <- data.frame(
        Group = rownames(centroids),
        PCoA1 = centroids[,1],
        PCoA2 = centroids[,2],
        stringsAsFactors = FALSE
      )
      
      hull_data <- df_pts %>%
        group_by(Group) %>%
        slice(chull(PCoA1, PCoA2)) %>%
        ungroup()
      
      grupos <- unique(group)
      grupos <- grupos[!is.na(grupos)]
      
      if (input$assumptionUseCustomColors) {
        color_map <- sapply(grupos, function(g) {
          col <- input[[paste0("pca_color_", g)]]
          if (is.null(col) || col == "") return(NULL)
          return(col)
        })
        if (any(sapply(color_map, is.null))) {
          default_colors <- RColorBrewer::brewer.pal(min(length(grupos), 8), "Set1")
          if (length(grupos) > 8) default_colors <- viridis::viridis(length(grupos))
          names(default_colors) <- grupos
          color_map <- default_colors
        } else {
          names(color_map) <- grupos
        }
      } else {
        default_colors <- RColorBrewer::brewer.pal(min(length(grupos), 8), "Set1")
        if (length(grupos) > 8) default_colors <- viridis::viridis(length(grupos))
        names(default_colors) <- grupos
        color_map <- default_colors
      }
      
      p <- ggplot(df_pts, aes(x = PCoA1, y = PCoA2, color = Group)) +
        geom_point(size = input$assumptionPointSize) +
        scale_color_manual(values = color_map) +
        labs(
          title = "Distance to centroid (betadisper)",
          x = "PCoA1",
          y = "PCoA2",
          color = factor
        ) +
        theme_classic(base_size = input$assumptionFontSize)
      
      p <- p + geom_point(data = df_cent, aes(x = PCoA1, y = PCoA2, color = Group),
                          size = input$assumptionPointSize * 2, shape = 4, stroke = 2)
      
      if (input$assumptionShowConvexHull) {
        p <- p + geom_polygon(data = hull_data, aes(x = PCoA1, y = PCoA2, fill = Group, color = Group),
                              alpha = 0.1, linetype = "solid", size = 0.8, show.legend = FALSE)
        p <- p + scale_fill_manual(values = color_map)
      }
      
      if (input$assumptionShowEllipses) {
        conf <- input$assumptionEllipseConf / 100
        p <- p + stat_ellipse(aes(group = Group), level = conf, linetype = "dashed", show.legend = FALSE)
      }
      
      if (input$assumptionBold) {
        p <- p + theme(
          axis.title = element_text(face = "bold"),
          plot.title = element_text(face = "bold")
        )
      }
      
      values$betadisperPlot <- p
      output$betadisperPlot <- renderPlot({
        p
      }, width = input$assumptionWidth, height = input$assumptionHeight, res = 100)
      
      showNotification("betadisper completed", type = "message")
    }, error = function(e) {
      showNotification(paste("Error in betadisper:", e$message), type = "error")
    })
  })
  
  output$downloadBetadisperPlot <- downloadHandler(
    filename = function() "betadisper_pcoa.png",
    content = function(file) {
      req(values$betadisperPlot)
      ggsave(file, plot = values$betadisperPlot, 
             width = input$assumptionWidth/100, height = input$assumptionHeight/100, dpi = 300)
    }
  )
  
  # ----------------------------------------------------------------------------
  # Integrated PCA (unchanged)
  # ----------------------------------------------------------------------------
  
  output$pcaColorInputs <- renderUI({
    req(values$metaData)
    color_var <- input$pcaColorBy
    if (is.null(color_var) || color_var == "") {
      return(helpText("Select a variable to color by in the settings."))
    }
    grupos <- unique(values$metaData[[color_var]])
    grupos <- grupos[!is.na(grupos)]
    if (length(grupos) == 0) return(helpText("No groups in selected variable."))
    
    default_colors <- RColorBrewer::brewer.pal(min(length(grupos), 8), "Set1")
    if (length(grupos) > 8) default_colors <- viridis::viridis(length(grupos))
    
    input_list <- lapply(seq_along(grupos), function(i) {
      colourpicker::colourInput(
        inputId = paste0("pca_color_", grupos[i]),
        label = grupos[i],
        value = default_colors[i]
      )
    })
    do.call(tagList, input_list)
  })
  
  observeEvent(input$resetColors, {
    req(values$metaData, input$pcaColorBy)
    color_var <- input$pcaColorBy
    grupos <- unique(values$metaData[[color_var]])
    grupos <- grupos[!is.na(grupos)]
    if (length(grupos) == 0) return()
    
    default_colors <- RColorBrewer::brewer.pal(min(length(grupos), 8), "Set1")
    if (length(grupos) > 8) default_colors <- viridis::viridis(length(grupos))
    
    for (i in seq_along(grupos)) {
      colourpicker::updateColourInput(
        session, 
        inputId = paste0("pca_color_", grupos[i]), 
        value = default_colors[i]
      )
    }
    showNotification("Colors reset to default.", type = "message")
  })
  
  observeEvent(input$generatePca, {
    req(values$transformedExpr, values$metaData)
    color_var <- input$pcaColorBy
    if (is.null(color_var) || color_var == "") {
      showNotification("Select a variable to color by.", type = "warning")
      return()
    }
    if (!color_var %in% colnames(values$metaData)) {
      showNotification("Selected variable does not exist in metadata.", type = "error")
      return()
    }
    
    mat <- values$transformedExpr
    meta <- values$metaData
    
    common <- intersect(colnames(mat), rownames(meta))
    if (length(common) < 2) {
      showNotification("Need at least 2 common samples.", type = "error")
      return()
    }
    mat <- mat[, common, drop = FALSE]
    meta <- meta[common, , drop = FALSE]
    
    na_idx <- is.na(meta[[color_var]])
    if (any(na_idx)) {
      showNotification(paste("Removing", sum(na_idx), "samples with NA in", color_var), type = "warning")
      meta <- meta[!na_idx, , drop = FALSE]
      mat <- mat[, rownames(meta), drop = FALSE]
    }
    
    pca <- prcomp(t(mat), center = TRUE, scale. = TRUE)
    pca_df <- as.data.frame(pca$x[, 1:2])
    colnames(pca_df) <- c("PC1", "PC2")
    var_exp <- round(summary(pca)$importance[2, 1:2] * 100, 2)
    
    pca_df[[color_var]] <- meta[[color_var]]
    
    grupos <- unique(pca_df[[color_var]])
    grupos <- grupos[!is.na(grupos)]
    color_map <- sapply(grupos, function(g) {
      input[[paste0("pca_color_", g)]]
    })
    names(color_map) <- as.character(grupos)
    
    # Base plot without title
    p <- ggplot(pca_df, aes(x = PC1, y = PC2, color = .data[[color_var]])) +
      geom_point(size = input$pcaPointSize) +
      scale_color_manual(values = color_map) +
      labs(
        x = paste0("PC1 (", var_exp[1], "%)"),
        y = paste0("PC2 (", var_exp[2], "%)"),
        color = color_var
      ) +
      theme_classic(base_size = input$pcaFontSize)
    
    if (input$pcaBold) {
      p <- p + theme(
        axis.title = element_text(face = "bold")
      )
    }
    
    if (input$pcaEllipse && length(unique(pca_df[[color_var]])) > 1) {
      conf <- input$pcaEllipseConf / 100
      p <- p + stat_ellipse(level = conf, aes(group = .data[[color_var]]))
    }
    
    if (input$pcaLabels) {
      p <- p + geom_text_repel(aes(label = rownames(pca_df)), size = input$pcaFontSize/3, show.legend = FALSE)
    }
    
    # ---- PERMANOVA annotation with Unicode (no parse=TRUE) ----
    if (!is.null(values$permanovaRes)) {
      res <- values$permanovaRes
      if (is.data.frame(res) || is.matrix(res)) {
        r2 <- round(res[1, "R2"], 4)
        pval <- res[1, "Pr(>F)"]
        if (!is.na(r2) && !is.na(pval)) {
          # Format p-value for display
          if (pval < 0.001) {
            p_label <- "< 0.001"
          } else if (pval < 0.01) {
            p_label <- "< 0.01"
          } else if (pval < 0.05) {
            p_label <- "< 0.05"
          } else {
            p_label <- paste("=", round(pval, 3))
          }
          # Use Unicode superscript 2 for r²
          annot_text <- paste0("PERMANOVA: r\u00B2 = ", r2, ", p ", p_label)
          p <- p + annotate("text", x = -Inf, y = Inf, 
                            label = annot_text,
                            hjust = -0.1, vjust = 1.1, 
                            size = input$pcaFontSize/3, 
                            fontface = ifelse(input$pcaBold, "bold", "plain"))
        }
      }
    } else {
      p <- p + annotate("text", x = -Inf, y = Inf, label = "PERMANOVA not run",
                        hjust = -0.1, vjust = 1.1, size = input$pcaFontSize/3, color = "gray40")
    }
    
    values$pcaPlot <- p
    output$pcaIntegratedPlot <- renderPlot({
      p
    }, width = input$pcaWidth, height = input$pcaHeight, res = 100)
    
    showNotification("PCA plot generated successfully.", type = "message")
  })
  
  output$downloadPcaPNG <- downloadHandler(
    filename = function() "PCA_integrated.png",
    content = function(file) {
      req(values$pcaPlot)
      ggsave(file, plot = values$pcaPlot, width = input$pcaWidth/100, height = input$pcaHeight/100, dpi = 300)
    }
  )
  
  # ----------------------------------------------------------------------------
  # Report
  # ----------------------------------------------------------------------------
  
  output$reportOutput <- renderPrint({
    cat("ANALYSIS REPORT\n")
    cat("================\n\n")
    
    cat("DATA SUMMARY\n")
    cat("-------------\n")
    if (!is.null(values$exprMatrix)) {
      cat("Expression matrix:", dim(values$exprMatrix)[1], "genes/transcripts,",
          dim(values$exprMatrix)[2], "samples.\n")
    } else {
      cat("No expression matrix loaded.\n")
    }
    if (!is.null(values$metaData)) {
      cat("Metadata:", dim(values$metaData)[1], "samples,", dim(values$metaData)[2], "variables.\n")
    } else {
      cat("No metadata loaded.\n")
    }
    if (!is.null(values$transformedExpr)) {
      cat("Transformation applied:", input$transformMethod, "\n")
    }
    cat("\n")
    
    if (!is.null(values$currentDimRed)) {
      cat("DIMENSIONALITY REDUCTION\n")
      cat("------------------------\n")
      cat("Method:", input$dimMethod, "\n")
      cat("Distance metric:", input$distMethod, "\n")
      cat("Random seed:", input$dimSeed, "\n")
      if (input$dimMethod == "tsne") cat("Perplexity:", input$dimPerplexity, "\n")
      if (input$dimMethod == "umap") cat("Neighbors:", input$dimNNeighbors, "\n")
      cat("\n")
    }
    
    if (!is.null(values$permanovaRes)) {
      cat("PERMANOVA\n")
      cat("---------\n")
      cat("Factor 1:", input$permanovaFactor1, "\n")
      if (input$permanovaFactor2 != "" && input$permanovaFactor2 != "None") {
        cat("Factor 2:", input$permanovaFactor2, "\n")
      }
      if (input$permanovaFactor3 != "" && input$permanovaFactor3 != "None") {
        cat("Factor 3:", input$permanovaFactor3, "\n")
      }
      cat("Interactions:", ifelse(input$permanovaInteractions, "Yes", "No"), "\n")
      cat("Permutations:", input$permanovaPermutations, "\n")
      cat("Strata:", ifelse(input$permanovaStrata != "" && input$permanovaStrata != "None", input$permanovaStrata, "None"), "\n")
      cat("Pairwise:", ifelse(input$permanovaPairwise, "Yes", "No"), "\n")
      if (input$permanovaPairwise) cat("FDR for pairwise:", input$permanovaFDR, "\n")
      cat("\nPERMANOVA table:\n")
      print(values$permanovaRes)
      cat("\n")
    }
    
    if (!is.null(values$betadisperRes)) {
      cat("BETADISPER (homogeneity of dispersion)\n")
      cat("--------------------------------------\n")
      betad <- values$betadisperRes
      cat("Factor:", input$assumptionFactor, "\n")
      cat("ANOVA p-value:", anova(betad)$`Pr(>F)`[1], "\n")
      cat("Permutest p-value:", permutest(betad)$`Pr(>F)`[1], "\n")
      cat("\n")
    }
    
    if (!is.null(values$permanovaPairwise)) {
      cat("PAIRWISE COMPARISONS\n")
      cat("--------------------\n")
      print(values$permanovaPairwise)
      cat("\n")
    }
    
    cat("================\n")
    cat("Report generated on", Sys.time(), "\n")
  })
  
  output$downloadReportText <- downloadHandler(
    filename = "analysis_report.txt",
    content = function(file) {
      report_text <- capture.output({
        cat("ANALYSIS REPORT\n")
        cat("================\n\n")
        cat("DATA SUMMARY\n")
        cat("-------------\n")
        if (!is.null(values$exprMatrix)) {
          cat("Expression matrix:", dim(values$exprMatrix)[1], "genes/transcripts,",
              dim(values$exprMatrix)[2], "samples.\n")
        } else {
          cat("No expression matrix loaded.\n")
        }
        if (!is.null(values$metaData)) {
          cat("Metadata:", dim(values$metaData)[1], "samples,", dim(values$metaData)[2], "variables.\n")
        } else {
          cat("No metadata loaded.\n")
        }
        if (!is.null(values$transformedExpr)) {
          cat("Transformation applied:", input$transformMethod, "\n")
        }
        cat("\n")
        if (!is.null(values$currentDimRed)) {
          cat("DIMENSIONALITY REDUCTION\n")
          cat("Method:", input$dimMethod, "\n")
          cat("Distance metric:", input$distMethod, "\n")
          cat("Random seed:", input$dimSeed, "\n")
          if (input$dimMethod == "tsne") cat("Perplexity:", input$dimPerplexity, "\n")
          if (input$dimMethod == "umap") cat("Neighbors:", input$dimNNeighbors, "\n")
          cat("\n")
        }
        if (!is.null(values$permanovaRes)) {
          cat("PERMANOVA\n")
          cat("Factor 1:", input$permanovaFactor1, "\n")
          if (input$permanovaFactor2 != "" && input$permanovaFactor2 != "None") {
            cat("Factor 2:", input$permanovaFactor2, "\n")
          }
          if (input$permanovaFactor3 != "" && input$permanovaFactor3 != "None") {
            cat("Factor 3:", input$permanovaFactor3, "\n")
          }
          cat("Interactions:", ifelse(input$permanovaInteractions, "Yes", "No"), "\n")
          cat("Permutations:", input$permanovaPermutations, "\n")
          cat("Strata:", ifelse(input$permanovaStrata != "" && input$permanovaStrata != "None", input$permanovaStrata, "None"), "\n")
          cat("Pairwise:", ifelse(input$permanovaPairwise, "Yes", "No"), "\n")
          if (input$permanovaPairwise) cat("FDR for pairwise:", input$permanovaFDR, "\n")
          cat("\nPERMANOVA table:\n")
          print(values$permanovaRes)
          cat("\n")
        }
        if (!is.null(values$betadisperRes)) {
          cat("BETADISPER\n")
          cat("Factor:", input$assumptionFactor, "\n")
          betad <- values$betadisperRes
          cat("ANOVA p-value:", anova(betad)$`Pr(>F)`[1], "\n")
          cat("Permutest p-value:", permutest(betad)$`Pr(>F)`[1], "\n")
          cat("\n")
        }
        if (!is.null(values$permanovaPairwise)) {
          cat("PAIRWISE COMPARISONS\n")
          print(values$permanovaPairwise)
          cat("\n")
        }
        cat("================\n")
        cat("Report generated on", Sys.time(), "\n")
      })
      writeLines(report_text, file)
    }
  )
  
  # ----------------------------------------------------------------------------
  # Export (unchanged)
  # ----------------------------------------------------------------------------
  
  output$downloadTableCSV <- downloadHandler(
    filename = function() "results.csv",
    content = function(file) {
      if (!is.null(values$permanovaRes)) {
        write.csv(as.data.frame(values$permanovaRes), file, row.names = TRUE)
      } else {
        write.csv(data.frame(Message = "No results to export"), file)
      }
    }
  )
  
  output$downloadTableExcel <- downloadHandler(
    filename = function() "results.xlsx",
    content = function(file) {
      sheets <- list()
      if (!is.null(values$permanovaRes)) {
        sheets$PERMANOVA <- as.data.frame(values$permanovaRes)
      }
      if (!is.null(values$permanovaPairwise)) {
        sheets$Pairwise <- values$permanovaPairwise
      }
      if (length(sheets) == 0) {
        sheets$Message <- data.frame(Message = "No results")
      }
      write_xlsx(sheets, file)
    }
  )
  
  output$downloadPlotExport <- downloadHandler(
    filename = function() {
      paste0("plot.", input$exportPlotFormat)
    },
    content = function(file) {
      req(values$currentPlot)
      ggsave(file, plot = values$currentPlot, dpi = input$exportDPI, width = 8, height = 6)
    }
  )
  
  output$downloadScript <- downloadHandler(
    filename = "reproducible_script.R",
    content = function(file) {
      script <- c(
        "# Reproducible script generated by Transcriptomics Explorer",
        "# Date:", Sys.Date(),
        "# Load libraries...",
        "library(vegan); library(ggplot2); library(DESeq2); ...",
        "# Data loaded manually or from file",
        "# ... (specific options would be written here)"
      )
      writeLines(script, file)
    }
  )
  
  output$downloadReport <- downloadHandler(
    filename = "report.html",
    content = function(file) {
      rmd_content <- c(
        "---",
        "title: 'Transcriptomics Analysis Report'",
        "output: html_document",
        "---",
        "",
        "## Summary",
        "This report was automatically generated by Transcriptomics Explorer.",
        "",
        "### Data",
        "Expression matrix:", nrow(values$transformedExpr), "genes,", ncol(values$transformedExpr), "samples.",
        "",
        "### PERMANOVA Results",
        if (!is.null(values$permanovaRes)) {
          c("```{r echo=FALSE}", "knitr::kable(as.data.frame(values$permanovaRes))", "```")
        } else { "PERMANOVA not run." },
        "",
        "### Plots",
        "Include exported plots."
      )
      writeLines(rmd_content, "temp_report.Rmd")
      rmarkdown::render("temp_report.Rmd", output_file = file)
      unlink("temp_report.Rmd")
    }
  )
}

# ==============================================================================
# Run the application
# ==============================================================================

shinyApp(ui, server)
